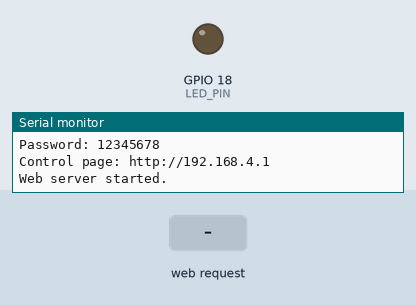
This sketch was run on a simulated ESP32. Shown: output pins drawn as LEDs (lit = HIGH), the last lines printed to the serial monitor. Dashed ring = blinking. The test bench sets the inputs (shaded band).

Above: at 1.7 s.
1.8 s: HTTP request GET /set?brightness=120&frequency=120 received
At 2.01 s:
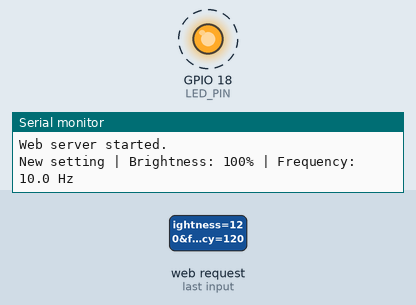
4.8 s: HTTP request GET /set?brightness=1 received
7.8 s: HTTP request GET /set?brightness=0 received
At 7.8 s:
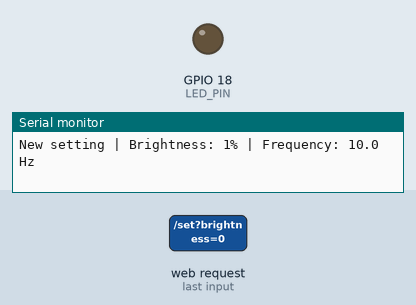
9.3 s: HTTP request GET /set?brightness=120 received
At 9.51 s:
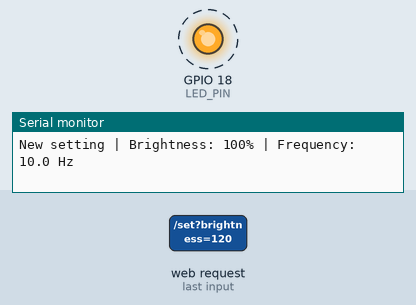
Timing chart, 0 to 13.3 s (numbered marks = the images above; inputs shaded):
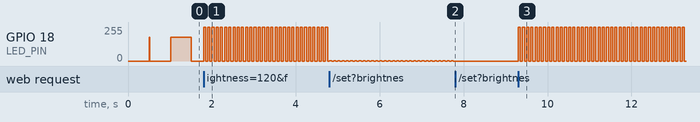

Measured:
- after the input at 1.8 s, GPIO 18 (LED_PIN): alternates 255/255 for 0.05 s and 0/255 for 0.05 s, starting at once
- after the input at 7.8 s, GPIO 18 (LED_PIN): stops changing and stays 0/255
- after the input at 9.3 s, GPIO 18 (LED_PIN): alternates 255/255 for 0.05 s and 0/255 for 0.05 s, starting at once

The sketch:

MCUtestwifi2.ino
```cpp
#include <Arduino.h>
#include <WiFi.h>
#include <WebServer.h>

// ESP32模块物理Pin 30对应GPIO18
const int LED_PIN = 18;

// ESP32创建的Wi-Fi热点
const char *AP_SSID = "ESP32_LED_Control";
const char *AP_PASSWORD = "12345678";

// PWM参数
const uint32_t PWM_CARRIER_HZ = 5000;
const uint8_t PWM_RESOLUTION = 8;  // 8位：0～255

WebServer server(80);

// 当前控制参数
int brightnessPercent = 70;       // 0～100%
float blinkFrequency = 1.0;       // 0～10 Hz，0表示常亮

bool ledState = true;
unsigned long lastToggleTime = 0;

// 手机控制网页
const char INDEX_HTML[] PROGMEM = R"rawliteral(
<!DOCTYPE html>
<html lang="zh-CN">
<head>
  <meta charset="UTF-8">
  <meta name="viewport"
        content="width=device-width, initial-scale=1.0">

  <title>ESP32 LED Control</title>

  <style>
    body {
      font-family: Arial, sans-serif;
      background: #f2f4f7;
      margin: 0;
      padding: 20px;
      text-align: center;
    }

    .card {
      max-width: 420px;
      margin: 30px auto;
      padding: 25px;
      background: white;
      border-radius: 16px;
      box-shadow: 0 4px 18px rgba(0,0,0,0.12);
    }

    h1 {
      font-size: 24px;
      margin-bottom: 25px;
    }

    .control {
      margin: 25px 0;
      text-align: left;
    }

    label {
      display: block;
      font-size: 18px;
      margin-bottom: 10px;
    }

    input[type="range"] {
      width: 100%;
    }

    .value {
      font-weight: bold;
    }

    button {
      width: 100%;
      padding: 14px;
      margin-top: 10px;
      border: none;
      border-radius: 10px;
      font-size: 17px;
      cursor: pointer;
    }

    .apply {
      background: #1976d2;
      color: white;
    }

    .steady {
      background: #43a047;
      color: white;
    }

    .off {
      background: #e53935;
      color: white;
    }

    #status {
      margin-top: 20px;
      color: #333;
      min-height: 24px;
    }
  </style>
</head>

<body>
  <div class="card">
    <h1>ESP32 LED控制</h1>

    <div class="control">
      <label>
        亮度：
        <span class="value" id="brightnessValue">70%</span>
      </label>

      <input
        id="brightness"
        type="range"
        min="0"
        max="100"
        value="70"
        oninput="updateLabels()">
    </div>

    <div class="control">
      <label>
        闪烁频率：
        <span class="value" id="frequencyValue">1.0 Hz</span>
      </label>

      <input
        id="frequency"
        type="range"
        min="0"
        max="10"
        step="0.1"
        value="1.0"
        oninput="updateLabels()">

      <p>频率设为0 Hz时，LED保持常亮。</p>
    </div>

    <button class="apply" onclick="applySettings()">
      应用设置
    </button>

    <button class="steady" onclick="setSteady()">
      常亮
    </button>

    <button class="off" onclick="turnOff()">
      关闭LED
    </button>

    <div id="status">等待控制</div>
  </div>

  <script>
    function updateLabels() {
      const brightness =
        document.getElementById("brightness").value;

      const frequency =
        document.getElementById("frequency").value;

      document.getElementById("brightnessValue").innerText =
        brightness + "%";

      document.getElementById("frequencyValue").innerText =
        Number(frequency).toFixed(1) + " Hz";
    }

    async function applySettings() {
      const brightness =
        document.getElementById("brightness").value;

      const frequency =
        document.getElementById("frequency").value;

      document.getElementById("status").innerText =
        "正在发送设置……";

      try {
        const response = await fetch(
          "/set?brightness=" + brightness +
          "&frequency=" + frequency
        );

        const result = await response.json();

        document.getElementById("status").innerText =
          "已设置：亮度 " +
          result.brightness +
          "%，频率 " +
          result.frequency +
          " Hz";
      }
      catch (error) {
        document.getElementById("status").innerText =
          "通信失败";
      }
    }

    function setSteady() {
      document.getElementById("frequency").value = 0;
      updateLabels();
      applySettings();
    }

    function turnOff() {
      document.getElementById("brightness").value = 0;
      updateLabels();
      applySettings();
    }

    updateLabels();
  </script>
</body>
</html>
)rawliteral";

uint32_t brightnessToDuty(int percent)
{
  percent = constrain(percent, 0, 100);

  // 将0～100%转换成0～255
  return (percent * 255UL) / 100UL;
}

void updateLedOutput()
{
  uint32_t duty = brightnessToDuty(brightnessPercent);

  if (brightnessPercent == 0 || !ledState)
  {
    ledcWrite(LED_PIN, 0);
  }
  else
  {
    ledcWrite(LED_PIN, duty);
  }
}

void handleRoot()
{
  server.send_P(
    200,
    "text/html; charset=utf-8",
    INDEX_HTML
  );
}

void handleSet()
{
  if (server.hasArg("brightness"))
  {
    brightnessPercent =
      constrain(server.arg("brightness").toInt(), 0, 100);
  }

  if (server.hasArg("frequency"))
  {
    blinkFrequency =
      constrain(server.arg("frequency").toFloat(),
                0.0f,
                10.0f);
  }

  // 每次修改后从亮灯状态重新开始
  ledState = true;
  lastToggleTime = millis();
  updateLedOutput();

  Serial.printf(
    "New setting | Brightness: %d%% | Frequency: %.1f Hz\n",
    brightnessPercent,
    blinkFrequency
  );

  String response;
  response += "{\"brightness\":";
  response += brightnessPercent;
  response += ",\"frequency\":";
  response += String(blinkFrequency, 1);
  response += "}";

  server.send(
    200,
    "application/json",
    response
  );
}

void setup()
{
  Serial.begin(115200);
  delay(500);

  Serial.println();
  Serial.println("==============================");
  Serial.println("ESP32 LED web control starting");
  Serial.println("==============================");

  // 绑定GPIO18到LEDC PWM
  bool pwmReady = ledcAttach(
    LED_PIN,
    PWM_CARRIER_HZ,
    PWM_RESOLUTION
  );

  if (!pwmReady)
  {
    Serial.println("ERROR: LEDC PWM setup failed.");
    while (true)
    {
      delay(1000);
    }
  }

  updateLedOutput();

  // 建立ESP32自己的Wi-Fi热点
  WiFi.mode(WIFI_AP);

  bool apStarted = WiFi.softAP(
    AP_SSID,
    AP_PASSWORD
  );

  if (!apStarted)
  {
    Serial.println("ERROR: Wi-Fi AP start failed.");
    while (true)
    {
      delay(1000);
    }
  }

  Serial.println("Wi-Fi hotspot started");
  Serial.printf("SSID: %s\n", AP_SSID);
  Serial.printf("Password: %s\n", AP_PASSWORD);
  Serial.print("Control page: http://");
  Serial.println(WiFi.softAPIP());

  server.on("/", HTTP_GET, handleRoot);
  server.on("/set", HTTP_GET, handleSet);

  server.onNotFound([]()
  {
    server.send(
      404,
      "text/plain",
      "Page not found"
    );
  });

  server.begin();

  Serial.println("Web server started.");
}

void loop()
{
  // 处理手机网页请求
  server.handleClient();

  if (brightnessPercent == 0)
  {
    if (ledState)
    {
      ledState = false;
      updateLedOutput();
    }

    return;
  }

  // 0 Hz表示常亮
  if (blinkFrequency <= 0.01f)
  {
    if (!ledState)
    {
      ledState = true;
      updateLedOutput();
    }

    return;
  }

  // 一个闪烁周期包含亮和灭两个半周期
  unsigned long halfPeriod =
    static_cast<unsigned long>(
      500.0f / blinkFrequency
    );

  if (millis() - lastToggleTime >= halfPeriod)
  {
    lastToggleTime = millis();
    ledState = !ledState;
    updateLedOutput();
  }
}
```
